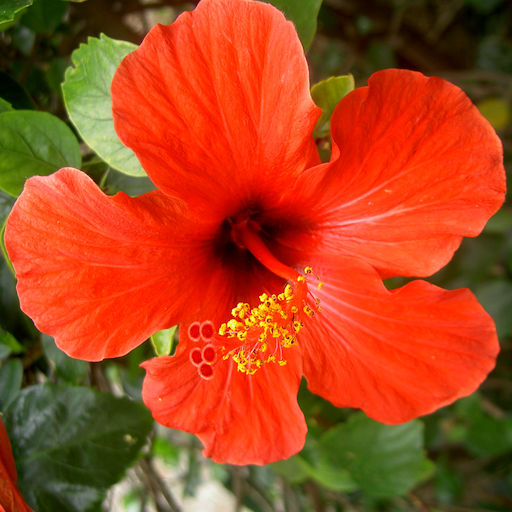
#> input picture nt_toolbox/data/hibiscus.bmp, 512 x 512 px
$ jupyter execute --allow-errors 1st_Tutorial_Wavelets_Solutions.ipynb   (shell and % lines are left out)
#> lines starting #> are read from the running program, lines starting #| are printed output that depends on the picture
#> the sliders are set to r = 0.052500000000000005
#> the sliders are set to r = 0.052500000000000005
### nt_toolbox/signal.py
import numpy as np
import pylab
import matplotlib.image as mpimg
import matplotlib.pyplot as plt
from scipy import ndimage
# signal.py: TODO: try to not make use of transform.resize
from skimage import transform

from . import general as nt

#from nt_toolbox.general import *

# [81 lines left out: functions bilinear_interpolate, cconv, div, gaussian_blur, grad, not called in this run]

def imageplot(f, str='', sbpt=[]):
    """
        Use nearest neighbor interpolation for the display.
    """
    if sbpt != []:
        plt.subplot(sbpt[0], sbpt[1], sbpt[2])
    imgplot = plt.imshow(f, interpolation='nearest')
    imgplot.set_cmap('gray')
    pylab.axis('off')
    if str != '':
        plt.title(str)

def load_image(name, n=-1, flatten=1, resc=1, grayscale=1):
    """
        Load an image from a file, rescale its dynamic to [0,1], turn it into a grayscale image
        and resize it to size n x n.
    """
#> called with name = 'nt_toolbox/data/hibiscus.bmp', n = 512, flatten = 1, resc = 1, grayscale = 1
    f = plt.imread(name)
#> f is the input picture: shape (512, 512, 3); mean R, G, B 170.2, 69.4, 28
    # turn into normalized grayscale image
    if grayscale == 1:
        if (flatten==1) and np.ndim(f)>2:
            f = np.sum(f, axis=2)
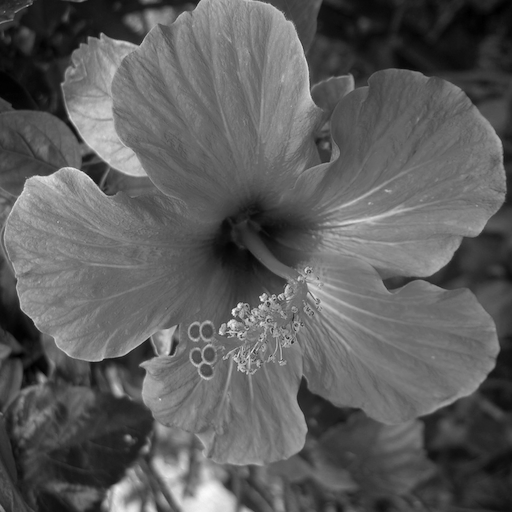
#> f: shape (512, 512) uint64; min 0, max 731, mean 267.6; drawn with min black and max white
    if resc==1:
        f = nt.rescale(f)
    # change the size of the image
    if n > 0:
        if np.ndim(f)==2:
            f = transform.resize(f, [n, n], 1)
        elif np.ndim(f)==3:
            f = transform.resize(f, [n, n, f.shape[2]], 1)
    return f

# [49 lines left out: function perform_wavortho_transf, not called in this run]


def plot_wavelet(fW, Jmin=0):
    """
        plot_wavelet - plot wavelets coefficients.

        U = plot_wavelet(fW, Jmin):

        Copyright (c) 2014 Gabriel Peyre
    """
    def rescaleWav(A):
        v = abs(A).max()
        B = A.copy()
        if v > 0:
            B = .5 + .5 * A / v
        return B
    ##
    n = fW.shape[1]
    Jmax = int(np.log2(n)) - 1
    U = fW.copy()
    for j in np.arange(Jmax, Jmin - 1, -1):
        U[:2 ** j:,    2 ** j:2 **
            (j + 1):] = rescaleWav(U[:2 ** j:, 2 ** j:2 ** (j + 1):])
        U[2 ** j:2 ** (j + 1):, :2 **
          j:] = rescaleWav(U[2 ** j:2 ** (j + 1):, :2 ** j:])
        U[2 ** j:2 ** (j + 1):, 2 ** j:2 ** (j + 1):] = (
            rescaleWav(U[2 ** j:2 ** (j + 1):, 2 ** j:2 ** (j + 1):]))
    # coarse scale
    U[:2 ** j:, :2 ** j:] = nt.rescale(U[:2 ** j:, :2 ** j:])
    # plot underlying image
    imageplot(U)
    # display crosses
    for j in np.arange(Jmax, Jmin - 1, -1):
        plt.plot([0, 2 ** (j + 1)], [2 ** j, 2 ** j], 'r')
        plt.plot([2 ** j, 2 ** j], [0, 2 ** (j + 1)], 'r')
    # display box
    plt.plot([0, n], [0, 0], 'r')
    plt.plot([0, n], [n, n], 'r')
    plt.plot([0, 0], [0, n], 'r')
    plt.plot([n, n], [0, n], 'r')
    return U

# [21 lines left out: function psnr, not called in this run]

def snr(x, y):
    """
    snr - signal to noise ratio

       v = snr(x,y);

     v = 20*log10( norm(x(:)) / norm(x(:)-y(:)) )

       x is the original clean signal (reference).
       y is the denoised signal.

    Copyright (c) 2014 Gabriel Peyre
    """

    return 20 * np.log10(pylab.norm(x) / pylab.norm(x - y))

# [58 lines left out: functions subsampling, upsampling, plot_dictionary, not called in this run]

### nt_toolbox/general.py
import numpy as np
import pylab
import matplotlib.image as mpimg
import matplotlib.pyplot as plt
from scipy import ndimage
# general.py TODO: try to not make use of transform.resize
from skimage import transform ## commented


# [34 lines left out: functions crop, circshift, circshift1d, not called in this run]

def clamp(x, a=[], b=[]):
    """
     clamp - clamp a value

       y = clamp(x,a,b);

     Default is [a,b]=[0,1].

       Copyright (c) 2004 Gabriel Peyre
    """

    if a == []:
        a = 0.0
    if b == []:
        b = 1.0
    return np.minimum(np.maximum(x, a), b)

def rescale(f,a=0,b=1):
    """
        Rescale linearly the dynamic of a vector to fit within a range [a,b]
    """
#> called with a = 0, b = 1
    v = f.max() - f.min()
#> v = 731
    g = (f - f.min()).copy()
    if v > 0:
        g = g / v
    return a + g*(b-a)

# [5 lines left out: function reverse, not called in this run]

### nt_toolbox/perform_wavelet_transf.py
import numpy as np

def perform_wavelet_transf(f, Jmin, dir, filter = "9-7",separable = 0, ti = 0):

    """""
    perform_wavelet_transf - peform fast lifting transform

    y = perform_wavelet_transf(x, Jmin, dir, filter = "9-7",separable = 0, ti = 0);

    Implement 1D and 2D symmetric wavelets with symmetric boundary treatements, using
    a lifting implementation.

    filter gives the coefficients of the lifting filter.
    You can use h='linear' or h='7-9' to select automatically biorthogonal
    transform with 2 and 4 vanishing moments.

    You can set ti=1 to compute a translation invariant wavelet transform.

    You can set separable=1 to compute a separable 2D wavelet
    transform.

    Copyright (c) 2008 Gabriel Peyre
    """

    #copy f
    x = np.copy(f)

    #convert Jmin to int
    Jmin = int(Jmin)

    # detect dimensionality
    d = np.ndim(x)
    # P/U/P/U/etc the last coefficient is scaling
    if filter in ["linear","5-3"]:
        h = [1/2, 1/4, np.sqrt(2)]

    elif filter in ["9-7","7-9"]:
        h = [1.586134342, -.05298011854, -.8829110762, .4435068522, 1.149604398]

    else:
        raise ValueError('Unknown filter')

    if d == 2 and separable == 1:
        ti = 0
        if ti == 1:
            wrn.warning("Separable does not works for translation invariant transform")

        # perform a separable wavelet transform
        n = np.shape(x)[0]
        if dir == 1:
            for i in range(n):
                x[:,i] = perform_wavelet_transf(x[:,i], Jmin, dir, filter, separable, ti)
            for i in range(n):
                x[i,:] = np.transpose(perform_wavelet_transf(np.transpose(x[i,:]), Jmin, dir, filter, separable, ti))
        else:
            for i in range(n):
                x[i,:] = np.transpose(perform_wavelet_transf(np.transpose(x[i,:]), Jmin, dir, filter, separable, ti))
            for i in range(n):
                x[:,i] = perform_wavelet_transf(x[:,i], Jmin, dir, filter, separable, ti)


    # number of lifting steps
    if np.ndim(x) == 1:
        n = len(x)
    else:
        n = np.shape(x)[1]
    m = (len(h)-1)//2
    Jmax = int(np.log2(n)-1)
    jlist = range(Jmax,Jmin-1,-1)

    if dir == -1:
        jlist = range(Jmin,Jmax+1,1)

    if ti == 0:
        # subsampled
        for j in jlist:
            if d == 1:
                x[:2**(j+1),:] = lifting_step(x[:2**(j+1)], h, dir)
            else:
                x[:2**(j+1),:2**(j+1)] = lifting_step(x[:2**(j+1),:2**(j+1)], h, dir)
                x[:2**(j+1),:2**(j+1)] = np.transpose(lifting_step(np.transpose(x[:2**(j+1),:2**(j+1)]), h, dir))

    else:
        # TI
        nJ = Jmax - Jmin + 1
        if dir == 1 and d == 1:
            x = np.tile(x,(nJ + 1,1,1))
        elif dir == 1 and d == 2:
            x = np.tile(x,(3*nJ + 1,1,1))
        #elif dir == 1:
        #    x = np.tile(x,(1,1,1))
        for j in jlist:
            dist = 2**(Jmax - j)

            if d == 1:
                if dir == 1:
                    x[:(j-Jmin+2),:,:] = lifting_step_ti(x[0,:,:], h, dir, dist)
                else:
                    x[0,:,:] = lifting_step_ti(x[:(j-Jmin+2),:,:], h, dir, dist)
            else:
                dj = 3*(j-Jmin)

                if dir == 1:
                    x[[0,dj+1],:,:] = lifting_step_ti(x[0,:,:], h, dir, dist)

                    x[[0,dj+2],:,:] = lifting_step_ti(np.transpose(x[0,:,:]), h, dir, dist)
                    x[0,:,:] = np.transpose(x[0,:,:])
                    x[dj+2,:,:] = np.transpose(x[dj+2,:,:])

                    x[[1+dj,3+dj],:,:] = lifting_step_ti(np.transpose(x[dj+1,:,:]), h, dir, dist)
                    x[dj+1,:,:] = np.transpose(x[dj+1,:,:])
                    x[dj+3,:,:] = np.transpose(x[dj+3,:,:])
                else:

                    x[dj+1,:,:] = np.transpose(x[dj+1,:,:])
                    x[dj+3,:,:] = np.transpose(x[dj+3,:,:])

                    x[dj+1,:,:] = np.transpose(lifting_step_ti(x[[1+dj, 3+dj],:,:], h, dir, dist))

                    x[0,:,:] = np.transpose(x[0,:,:])
                    x[dj+2,:,:] = np.transpose(x[dj+2,:,:])
                    x[0,:,:] = np.transpose(lifting_step_ti(x[[0,dj+2],:,:], h, dir, dist))

                    x[0,:,:] = lifting_step_ti(x[[0,dj+1],:,:], h, dir, dist)

        if dir == -1:
            x = x[0,:,:]

    return x

###########################################################################
###########################################################################
###########################################################################

def lifting_step(x0, h, dir):

    #copy x
    x = np.copy(x0)

    # number of lifting steps
    m = (len(h) - 1)//2

    if dir==1:
        # split
        d = x[1::2,]
        x = x[0::2,]
        for i in range(m):
            d = d - h[2*i] * (x + np.vstack((x[1:,],x[-1,])))
            x = x + h[2*i+1] * (d + np.vstack((d[0,],d[:-1,])))
        x = np.vstack((x*h[-1],d/h[-1]))

    else:
        # retrieve detail coefs
        end = len(x)
        d = x[end//2:,]*h[-1]
        x = x[:end//2,]/h[-1]
        for i in range(m,0,-1):
            x = x - h[2*i-1] * (d + np.vstack((d[0,],d[:-1,])))
            d = d + h[2*i-2] * (x + np.vstack((x[1:,],x[-1,])))
        # merge
        x1 = np.vstack((x,x))
        x1[::2,] = x
        x1[1::2,] = d
        x = x1

    return x

###########################################################################
###########################################################################
###########################################################################
# [49 lines left out: function lifting_step_ti, not called in this run]

### 1st_Tutorial_Wavelets_Solutions.ipynb
# 1st Tutorial: Wavelets for Multiscale Image Processing

This content is largely based on [Gabriel Peyré's Numerical Tours](https://github.com/gpeyre/numerical-tours) 🤗

## Building Intuitions

In the first part, we get an intuition of what wavelets can do for Image compression, we will compare:

* Compressing images by averaging on squares;
* Keeping the low-frequency Fourier coefficients;
* Keeping the largest Wavelet coefficients.

[cell 1]
import numpy as np
import matplotlib.pyplot as plt
from PIL import Image
import warnings
import pywt # to compute wavelet transforms

[cell 2]
# [20 lines left out: function preprocess, not called in this run]

Load an image from the internet. The image has range of value [0,1].

[cell 3]
from urllib.request import urlopen
import io

n = 512 # target size

# Download an image from wikimedia
file_adress = 'https://upload.wikimedia.org/wikipedia/commons/thumb/c/c7/Tabby_cat_with_blue_eyes-3336579.jpg/639px-Tabby_cat_with_blue_eyes-3336579.jpg'
#> (the rest of this cell did not finish here and is left out)

[cell 4]
# Show the image
plt.rcParams['figure.figsize'] = [8, 5]
#> (the rest of this cell did not finish here and is left out)

[cell 5]
# [26 lines left out: function approx_pixels, not called in this run]

[cell 6]
# [38 lines left out: function approx_fourier, not called in this run]

[cell 7]
# [38 lines left out: function approx_wavelets, not called in this run]

[cell 8]
# [22 lines left out: function render_display, not called in this run]

[cell 9]
r = .01 # compression ratio
#> (the rest of this cell did not finish here and is left out)

### Interactive Plot

[cell 10]
from __future__ import print_function
from ipywidgets import interact, interactive, fixed, interact_manual
import ipywidgets as widgets

#> (a cell that did not finish here is left out)

## Another Example - Mondrian Figures

[cell 12]
def mondrian(shape=(256, 256), channels = 3, nx=5, ny=8, seed=4):

    """ Piecewise-constant image (reminiscent of Dutch painter Piet Mondrian's
    geometrical period).
    """
    img_final = np.zeros((shape[0], shape[1], channels))
    rstate = np.random.RandomState(seed)
    for i in range(0, channels):


        min_dx = 0
        while(min_dx < 3):
            xp = np.sort(np.round(rstate.rand(nx-1)*shape[0]).astype(np.int64))
            xp = np.concatenate(((0, ), xp, (shape[0], )))
            min_dx = np.min(np.diff(xp))
        min_dy = 0
        while(min_dy < 3):
            yp = np.sort(np.round(rstate.rand(ny-1)*shape[1]).astype(np.int64))
            yp = np.concatenate(((0, ), yp, (shape[1], )))
            min_dy = np.min(np.diff(yp))
        img = np.zeros(shape)
        for ix, x in enumerate(xp[:-1]):
            for iy, y in enumerate(yp[:-1]):
                slices = [slice(x, xp[ix+1]), slice(y, yp[iy+1])]
                val = rstate.rand(1)[0]
                img[slices] = val

        img_final[:,:,i] = img

    return img_final


# create an anisotropic piecewise constant image
#> (the rest of this cell did not finish here and is left out)

#> (a cell that did not finish here is left out)

#> (a cell that did not finish here is left out)

----
## A Deeper Look at Fourier and Wavelets

[cell 15]
from __future__ import division

import numpy as np
import scipy as scp
import pylab as pyl
import matplotlib.pyplot as plt

from nt_toolbox.general import *
from nt_toolbox.signal import *

import warnings
warnings.filterwarnings('ignore')

### Signal to Noise Ratio (SNR)
*Note:* to measure the error of an image $f$ with its
approximation $f_M$, we use the SNR measure, defined as

$$ \text{SNR}(f,f_M) = -20\log_{10} \pa{ \frac{ \norm{f-f_M} }{ \norm{f} } },  $$

which is a quantity expressed in decibels (dB).
The higer the SNR, the better the quality.

### Image Loading and Displaying

First we load an image $ f \in \RR^N $ of $ N = N_0 \times N_0 $ pixels.

[cell 16]
n0 = 512
f = rescale(load_image("nt_toolbox/data/hibiscus.bmp", n0))

[cell 17]
plt.figure(figsize = (5,5))
imageplot(f, 'Image f')

[cell 18]
plt.figure(figsize = (5,5))
imageplot(f[n0//2 - 32:n0//2 + 32,n0//2 - 32:n0//2 + 32], 'Zoom')
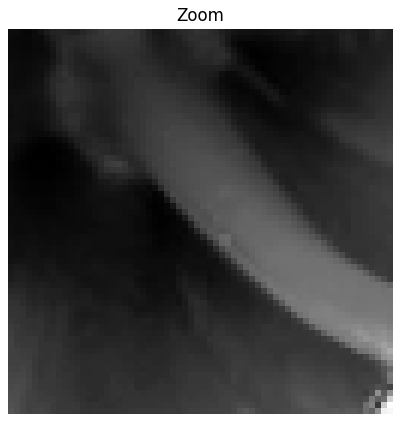
#> figure drawn by matplotlib, 1 panel

An image is a 2D array, it can be modified as a matrix.

[cell 19]
plt.figure(figsize = (8,8))
imageplot(-f, '-f', [1, 2, 1])
imageplot(f[::-1,], 'Flipped', [1, 2, 2])
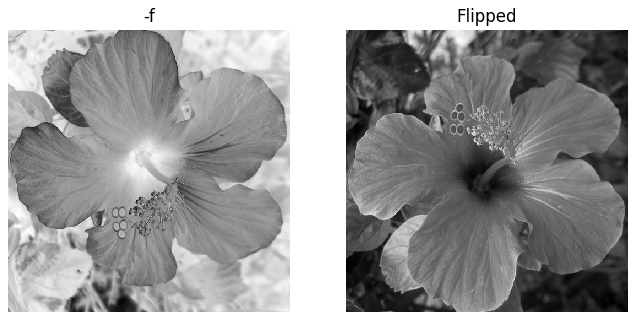
#> figure drawn by matplotlib, 2 panels

Blurring is achieved by computing a convolution $f \star h$ with a kernel $h$.

Compute the low pass kernel.

[cell 20]
k = 9; #size of the kernel
h = np.ones([k,k])
h = h/np.sum(h) #normalize

Compute the convolution $f \star h$.

[cell 21]
from scipy import signal
fh = signal.convolve2d(f, h, boundary = "symm")
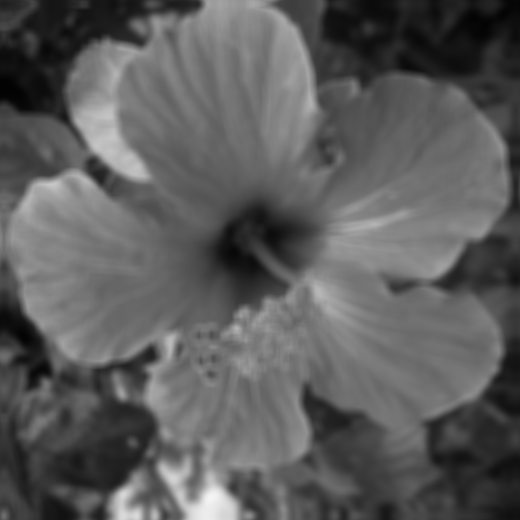
#> fh: shape (520, 520) float64; min 0.00821, max 0.962, mean 0.362

[cell 22]
fh.shape

[cell 23]
#help(signal.convolve2d)

Display.

[cell 24]
plt.figure(figsize = (5,5))
imageplot(fh, 'Blurred image')

Fourier Transform
-----------------
The Fourier orthonormal basis is defined as
$$ \psi_m(k) = \frac{1}{\sqrt{N}}e^{\frac{2i\pi}{N_0} \dotp{m}{k} } $$
where $0 \leq k_1,k_2 < N_0$ are position indexes,
and $0 \leq m_1,m_2 < N_0$ are frequency indexes.

The Fourier transform $\hat f$ is the projection of the image on this Fourier
basis

$$ \hat f(m) = \dotp{f}{\psi_m}. $$

The Fourier transform is computed in $ O(N \log(N)) $ operation using the FFT algorithm
(Fast Fourier Transform).
Note the normalization by $\sqrt{N}=N_0$ to make the transform orthonormal.

[cell 25]
F = pyl.fft2(f)/n0

Compute the logarithm of the Fourier magnitude $ \log\left(\abs{\hat f(m)} +
\epsilon\right) $, for some small $\epsilon$.

[cell 26]
L = pyl.fftshift(np.log(abs(F) + 1e-1))
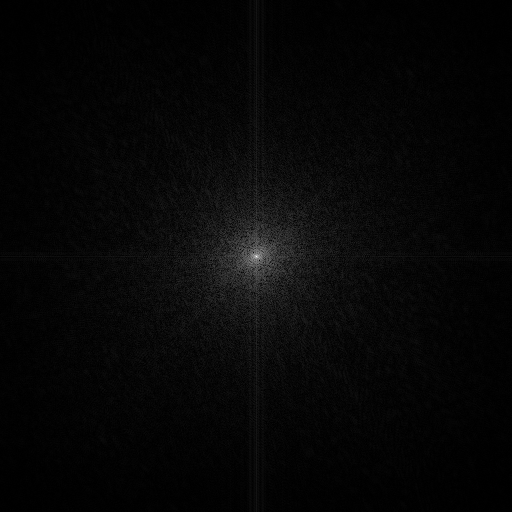
#> L: shape (512, 512) float64; min -2.3, max 5.23, mean -2.09; drawn with min black and max white

Display. Note that we use the function fftshift to put the 0 low frequency in the
middle.

[cell 27]
plt.figure(figsize = (5,5))
imageplot(L, 'Log(Fourier transform)')

Linear Fourier Approximation
----------------------------
An approximation is obtained by retaining a certain set of index $I_M$

$$ f_M = \sum_{ m \in I_M } \dotp{f}{\psi_m} \psi_m. $$

Linear approximation is obtained by retaining a *fixed* set $I_M$
of $M = \abs{I_M}$ coefficients. The important point is that $I_M$
does not depend on the image $f$ to be approximated.

For the Fourier transform, a low pass linear approximation
is obtained by keeping only the frequencies within a square.

$$ I_M = \enscond{m=(m_1,m_2)}{ -q/2 \leq m_1,m_2 < q/2 } $$
where $ q = \sqrt{M} $.

This can be achieved by computing the Fourier transform,
setting to zero the $N-M$ coefficients outside the square $I_M$
and then inverting the Fourier transform.

Number $M$ of kept coefficients.

[cell 28]
M = n0**2//64

### Exercise 1

Perform the linear Fourier approximation with $M$ coefficients.
Store the result in the variable $f_M$.

[cell 29]
### Your Solution Here
## Hint: SNR should be 19.8 dB

[cell 30]
def linear_approx_Fourier(f, M):

#> called with M = 4096
    q = int(np.sqrt(M))
    F = pyl.fftshift(pyl.fft2(f))
    Sel = np.zeros([n0,n0])

    Sel[n0//2 - q//2:n0//2 + q//2, n0//2 - q//2:n0//2 + q//2] = 1
    F_zeros = np.multiply(F,Sel)

    fM = np.real(pyl.ifft2(pyl.fftshift(F_zeros)))
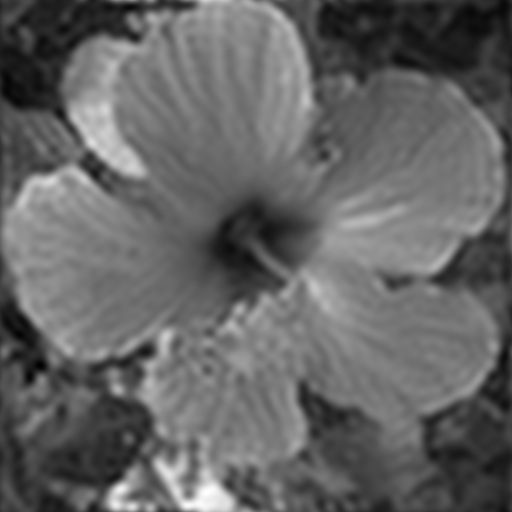
#> fM: shape (512, 512) float64; min -0.0388, max 0.987, mean 0.366; drawn with min black and max white
    return fM

[cell 31]
fM = linear_approx_Fourier(f,M)
plt.figure(figsize = (5,5))

# clamp normalizes the image in [0,1]
# snr outputs Signal to noise ration
imageplot(clamp(fM), "Linear, Fourier, SNR = %.1f dB" %snr(f, fM))

Compare two 1D profile (lines of the image), horizontal first.
This shows the strong ringing artifact of the linear approximation.

[cell 32]
plt.figure(figsize=(7,6))

plt.subplot(2, 1, 1)
plt.plot(f[: , n0//2])
plt.xlim(0,n0)
plt.grid(alpha = 0.2)
plt.title('f')

plt.subplot(2, 1, 2)
plt.plot(fM[: , n0//2])
plt.xlim(0,n0)
plt.grid(alpha = 0.2)
plt.title('f_M')

plt.show()
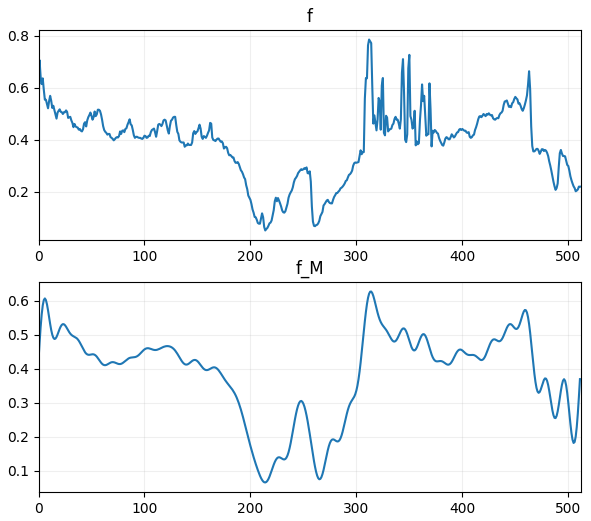
#> figure drawn by matplotlib, 2 panels; panel 1: curve peaks at x = 312, y = 0.785; panel 2: curve peaks at x = 314, y = 0.626

Vertical

[cell 33]
plt.figure(figsize=(7,6))

plt.subplot(2, 1, 1)
plt.plot(f[ n0//2, : ])
plt.xlim(0,n0)
plt.grid(alpha = 0.2)
plt.title('f')

plt.subplot(2, 1, 2)
plt.plot(fM[n0//2,:])
plt.xlim(0,n0)
plt.grid(alpha = 0.2)
plt.title('f_M')

plt.show()
#> (the rest of the program and of its run is left out)
